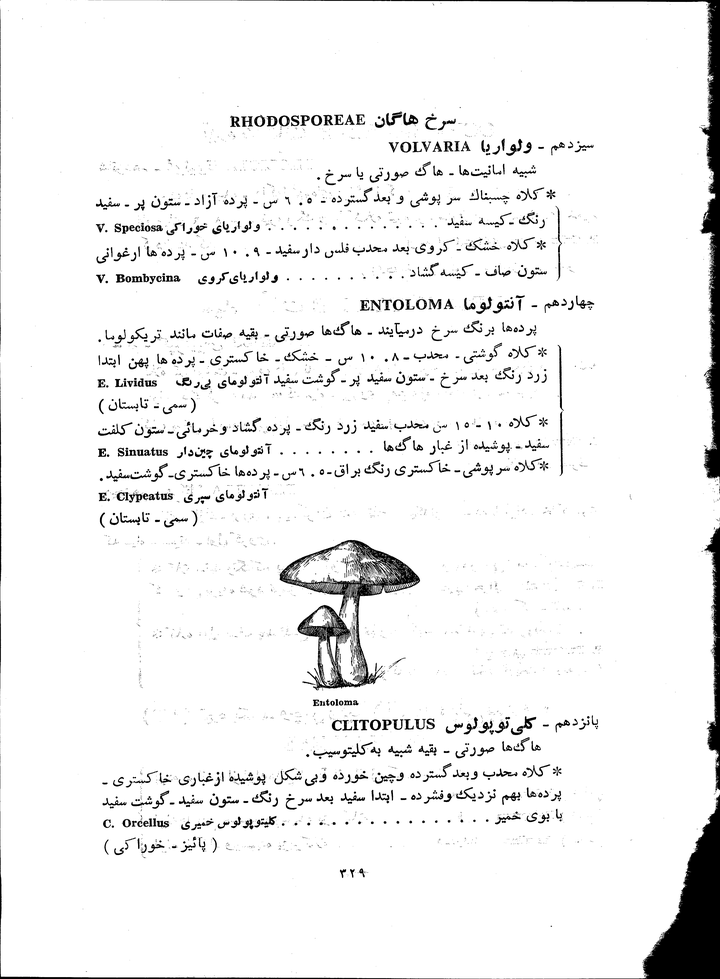
#> input picture image1.bmp, 720 x 979 px, shrunk from 4176 x 5678 before the run
$ python which_one_first_contour_or_MSER_on_time.py
#> lines starting #> are read from the running program, lines starting #| are printed output that depends on the picture; after the words box and inside, x2 and y2 are one past the last pixel; in counts of white or black regions, pixels touching at a corner belong together; long printed decimals are rounded
# comparision between using contours or MSER first on time they take,
# to find words or approximating to words for Document denoising
# for example: time by using contour then MSER: 4.744698407
#              time by using MSER then contour: 2.253134167

import cv2
import numpy as np
img = cv2.imread('image1.bmp') # source image
#> img is the input picture: shape (979, 720, 3); min 0, max 255, mean 240.4

e1 = cv2.getTickCount() # contour then MSER
final = np.zeros([img.shape[0], img.shape[1],3], dtype=np.uint8)
final.fill(255)
#> final: shape (979, 720, 3); every value is 255

imgCM = img.copy() # CM: contour (then) MSER
gray = cv2.cvtColor(imgCM , cv2.COLOR_BGR2GRAY)
blur = cv2.blur(gray , (5,5))
_, thresh = cv2.threshold(blur , 127 , 255 , cv2.THRESH_BINARY)
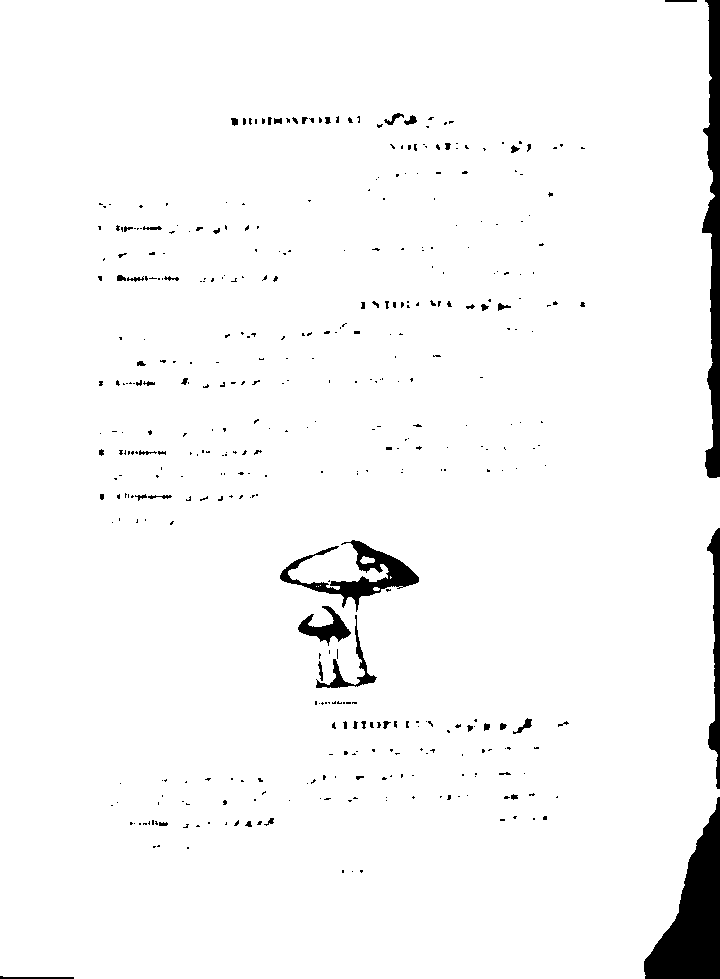
#> thresh: shape (979, 720); 96.9% white; 424 black regions (366 under 20 px)
conyours , _ = cv2.findContours(thresh , cv2.RETR_TREE , cv2.CHAIN_APPROX_SIMPLE)
#> conyours = 435 contours, 321 with area under 20; largest, box (x1, y1, x2, y2) and area: (0, 0, 720, 979) 689350, (279, 539, 420, 613) 3094, (297, 605, 352, 647) 913, (315, 614, 378, 689) 812, (512, 717, 533, 735) 126
max_w = 0.9 * img.shape[0]
#> max_w = 881.1
max_h = 0.9 * img.shape[1]
#> max_h = 648
min_w = 0.001 * img.shape[0]
#> min_w = 0.979
min_h = 0.001 * img.shape[1]
#> min_h = 0.72
for cnt in conyours:
    x , y , w , h = cv2.boundingRect(cnt)
    if w > max_w or w < min_w or h > max_h or h < min_h :
        continue
    final[y:y+h , x:x+w] = img[y:y+h , x:x+w]
    imgCM = cv2.rectangle(imgCM, (x, y), (x + w, y + h), (255, 255, 255), 10)
#> this loop made 435 passes
#> (x, y, w, h) on passes 1, 3, 4: (0, 0, 720, 979), (359, 869, 5, 5), (341, 869, 4, 5)
#> final: shape (979, 720, 3); min 0, max 255, mean 250.9
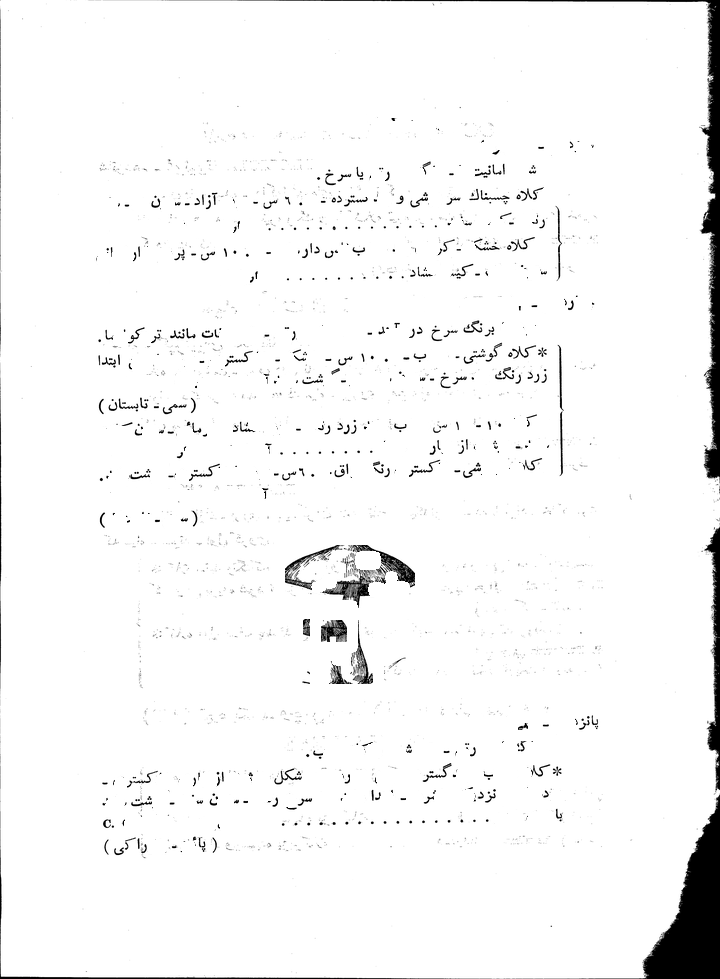
#> imgCM: shape (979, 720, 3); min 0, max 255, mean 245.8

mser = cv2.MSER_create()
regions = mser.detectRegions(imgCM)
for p in regions[0]:  # convert them to list that can be used for polygons
        cv2.fillPoly(final, [cv2.convexHull(p.reshape(-1, 1, 2)) ], 0)
#> this loop made 31 passes
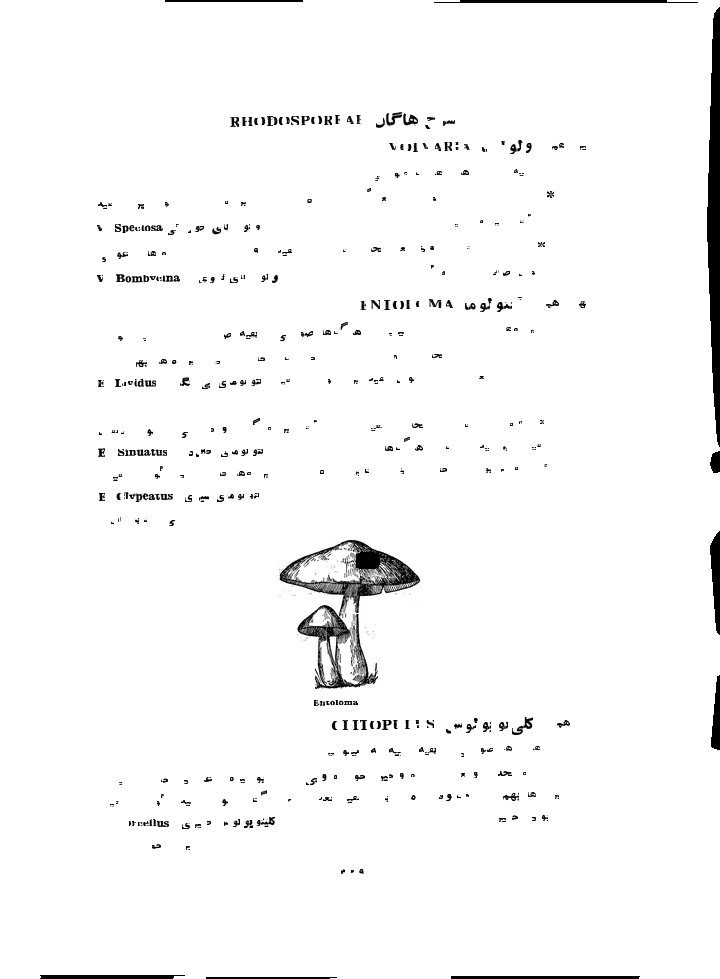
#> final: shape (979, 720, 3); min 0, max 255, mean 248.1
final = cv2.bitwise_or(final, img)


cv2.imwrite('which_one_first_contour_then_MSER.jpg' , final)
cv2.imwrite('which_one_first_contour_then.jpg' , imgCM)
e2 = cv2.getTickCount()
print('time by using contour then MSER: '+str((e2-e1)/cv2.getTickFrequency()))
#| time by using contour then MSER: 0.4689


e3 = cv2.getTickCount() # MSER then contour
final = np.zeros([img.shape[0], img.shape[1],3], dtype=np.uint8)
final.fill(255)
imgMC = img.copy() # MC: MSER (then) contour

mser = cv2.MSER_create()
gray = cv2.cvtColor(imgMC , cv2.COLOR_BGR2GRAY)
regions = mser.detectRegions(gray)
for p in regions[0]:  # convert them to list that can be used for polygons
        cv2.fillPoly(final, [cv2.convexHull(p.reshape(-1, 1, 2)) ], 0)
        cv2.fillPoly(imgMC, [cv2.convexHull(p.reshape(-1, 1, 2))], (255,255,255))
#> final: shape (979, 720, 3); 78.9% white; 219 black regions, largest, box (x1, y1, x2, y2) and area: (404, 1, 719, 480) 78778, (277, 539, 421, 691) 15746, (642, 795, 719, 978) 7954
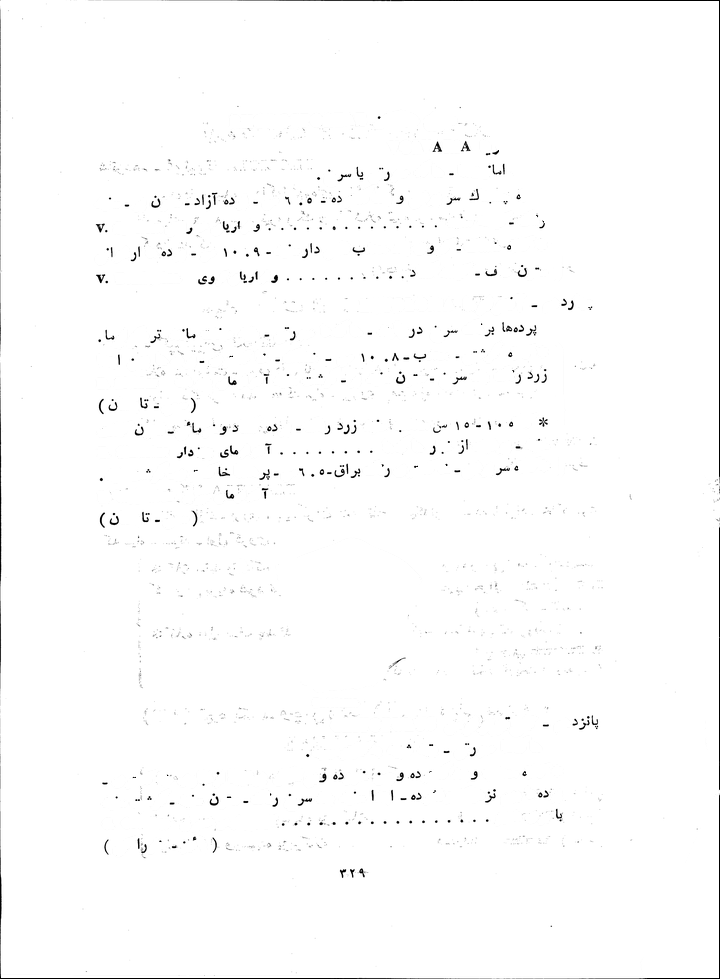
#> imgMC: shape (979, 720, 3); 8.5% of pixels changed, all inside (x1, y1, x2, y2) = (1, 1, 719, 978)
final = cv2.bitwise_or(final, img)

gray2 = cv2.cvtColor(imgMC , cv2.COLOR_BGR2GRAY)
blur = cv2.blur(gray2 , (5,5))
_, thresh = cv2.threshold(blur , 127 , 255 , cv2.THRESH_BINARY)
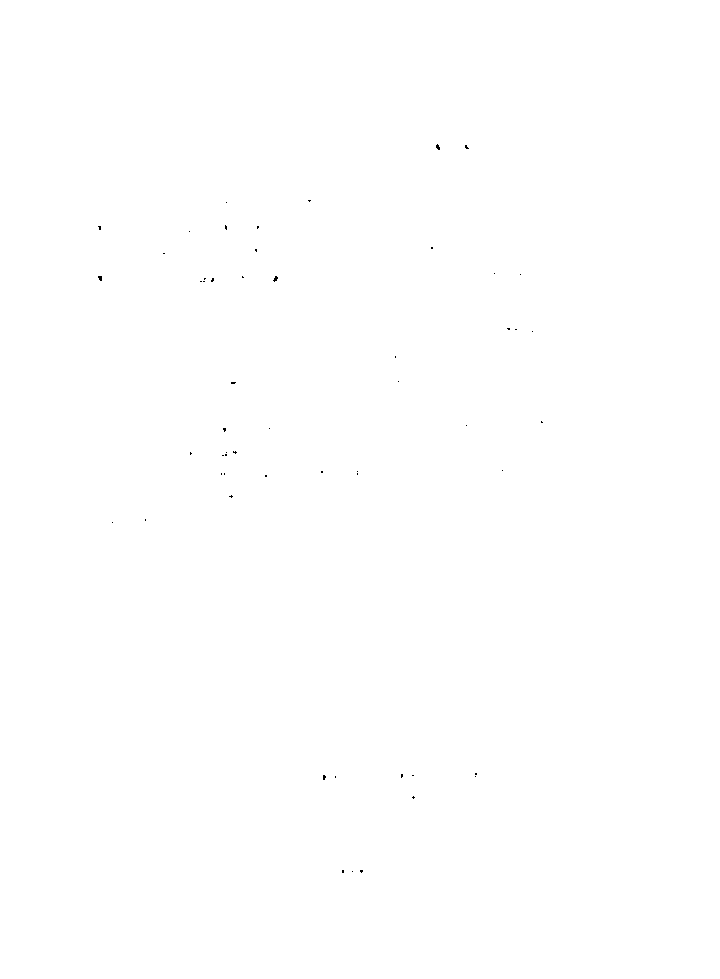
#> thresh: shape (979, 720); 100% white; black in thin lines or dots, all inside (x1, y1, x2, y2) = (98, 144, 543, 873)
conyours , _ = cv2.findContours(thresh , cv2.RETR_TREE , cv2.CHAIN_APPROX_SIMPLE)
#> conyours = 56 contours, 52 with area under 20; largest, box (x1, y1, x2, y2) and area: (0, 0, 720, 979) 703182, (272, 275, 279, 283) 24, (97, 275, 103, 282) 23, (435, 143, 441, 151) 22
max_w = 0.9 * img.shape[0]
max_h = 0.9 * img.shape[1]
min_w = 0.001 * img.shape[0]
min_h = 0.001 * img.shape[1]
for cnt in conyours:
    x , y , w , h = cv2.boundingRect(cnt)
    if w > max_w or w < min_w or h > max_h or h < min_h :
        continue
    final[y:y+h , x:x+w] = img[y:y+h , x:x+w]
#> this loop made 56 passes
#> (x, y, w, h) on passes 3, 4, 7, 8, 9, 10, 11, 13, 14, 15, 16, 17: (359, 869, 5, 5), (341, 869, 4, 5), (334, 775, 3, 4), (411, 774, 4, 3), (322, 774, 5, 7), (400, 773, 4, 6), (474, 772, 4, 4), (144, 518, 3, 4), (228, 494, 6, 5), (264, 474, 4, 4), (356, 472, 3, 4), (223, 472, 3, 4)
#> (cnt, x, y, w, h) on passes 1, 2, 5, 6, 12, 19: ([[0, 0], [0, 978], [719, 978], [719, 0]], 0, 0, 720, 979), ([[351, 871], [352, 870], [353, 871], [352, 872]], 351, 870, 3, 3), ([[413, 795], [415, 797], [413, 799], [411, 797]], 411, 795, 5, 5), ([[474, 776], [475, 775], [476, 776], [475, 777]], 474, 775, 3, 3), ([[111, 522], [112, 521], [113, 522], [112, 523]], 111, 521, 3, 3), ([[356, 471], [357, 470], [358, 471], [357, 472]], 356, 470, 3, 3)
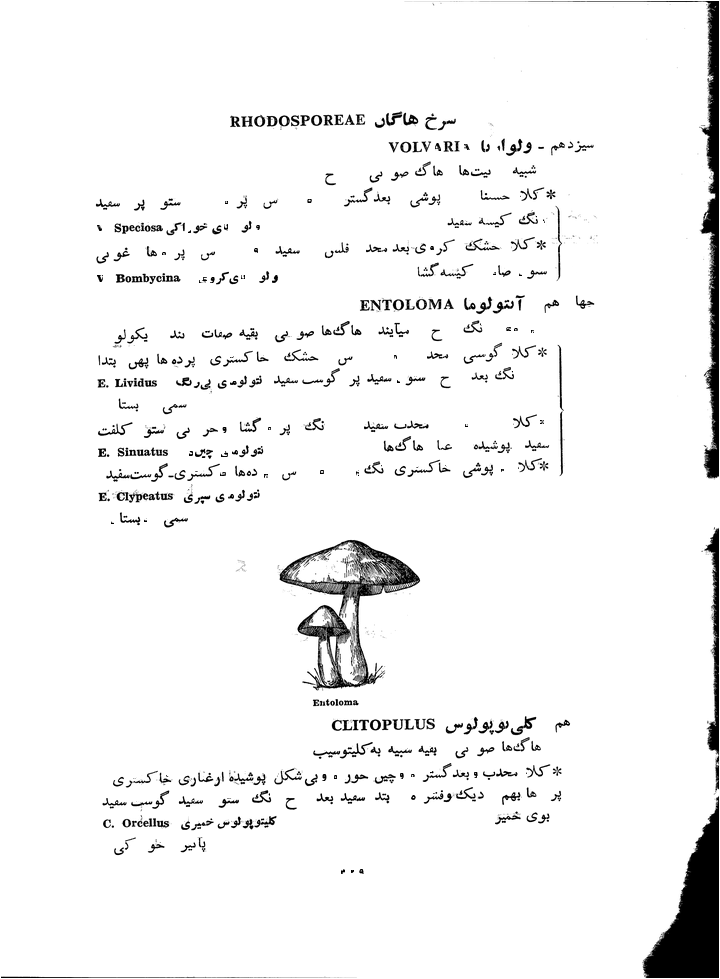
#> final: shape (979, 720, 3); min 0, max 255, mean 243


cv2.imwrite('which_one_first_MSER_then_contour.jpg' , final)
e4 = cv2.getTickCount()
print('time by using MSER then contour: '+str((e4-e3)/cv2.getTickFrequency()))
#| time by using MSER then contour: 0.4443
